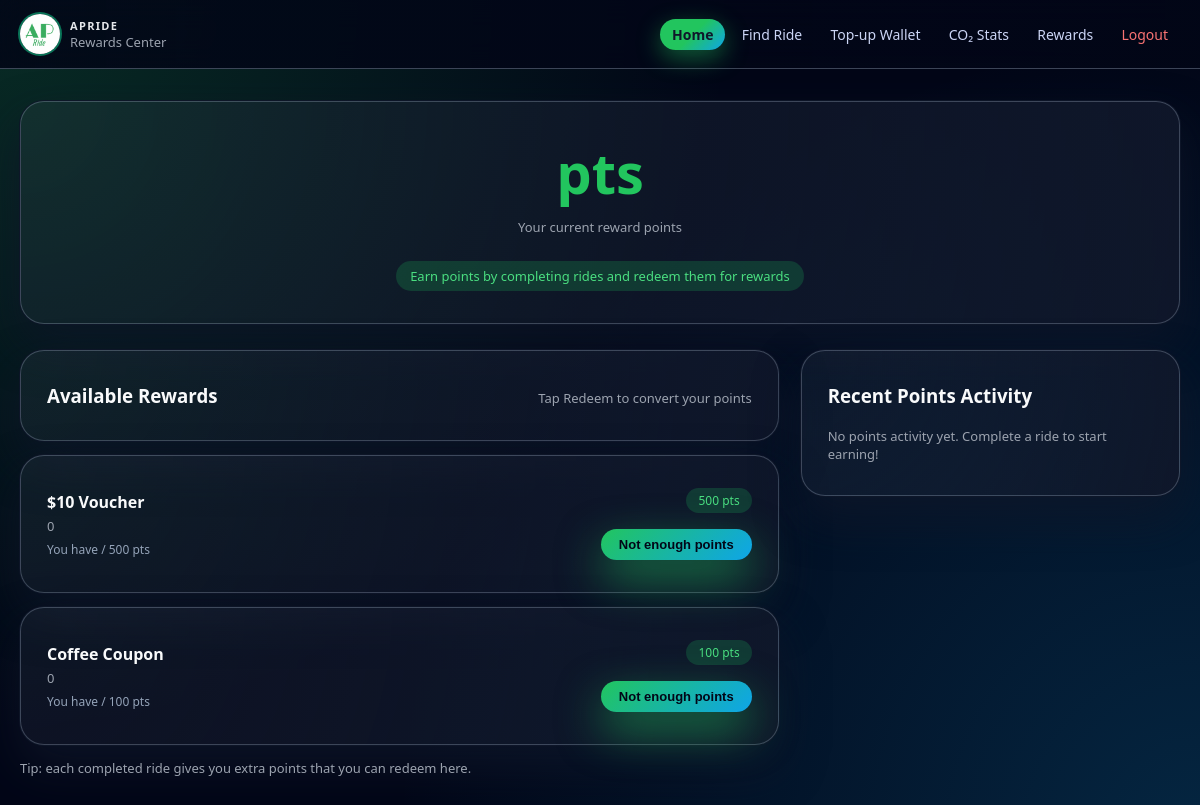
/rewards.php, run on the app's committed database.
### tables this page shows
CREATE TABLE IF NOT EXISTS `reward` (
  `reward_id` int NOT NULL AUTO_INCREMENT,
  `product_title` varchar(100) NOT NULL,
  `description` int DEFAULT NULL,
  `points_required` int NOT NULL,
  PRIMARY KEY (`reward_id`)
);

### rewards.php (the view, shortened to what this page needs)
<?php
include 'db.php';
$cust_id = $_SESSION['customer_id'];
$user = $conn->query("SELECT * FROM customer WHERE customer_id='$cust_id'")->fetch_assoc();
$rewards = $conn->query("SELECT * FROM reward");
$history = $conn->query("SELECT * FROM points WHERE customer_id='$cust_id' ORDER BY points_id DESC LIMIT 5");
?>
<!DOCTYPE html>
<html lang="en">
<head>
    <link rel="stylesheet" href="app.css">
</head>
<body>
    <header class="ap-nav">
        <div class="ap-nav-inner">
            <div class="ap-nav-left">
                <img src="logo.png" alt="Logo" class="ap-logo">
                <div>
                    <div class="ap-brand">APRide</div>
                    <div class="ap-muted">Rewards Center</div>
                </div>
            </div>
            <div class="ap-nav-links">
                <a href="customer.php" class="ap-nav-primary">Home</a>
                <a href="find_ride.php">Find Ride</a>
                <a href="topup.php">Top‑up Wallet</a>
                <a href="co2_stats.php">CO₂ Stats</a>
                <a href="rewards.php">Rewards</a>
                <a href="logout.php" style="color:#f97373;">Logout</a>
            </div>
        </div>
    </header>
    <div class="shell">
        <div class="glass-card" style="text-align:center; margin-bottom:26px;">
            <h1 style="margin:0; font-size:3.5rem; color:#22c55e;"><?php echo $user['points_balance']; ?> pts</h1>
            <p class="ap-muted" style="margin-top:8px;">Your current reward points</p>
            <div style="display:inline-block; margin-top:12px; padding:6px 14px; border-radius:999px; background:rgba(34, 197, 94, 0.2); font-size:13px; color:#4ade80;">
                Earn points by completing rides and redeem them for rewards
            </div>
        </div>
        <div style="display:grid; grid-template-columns:2fr 1fr; gap:22px;">
            <div>
                <div class="glass-card" style="margin-bottom:14px;">
                    <div style="display:flex; justify-content:space-between; align-items:baseline;">
                        <h3 style="margin:0;">Available Rewards</h3>
                        <span class="ap-muted" style="font-size:13px;">Tap Redeem to convert your points</span>
                    </div>
                </div>
                <?php while($r = $rewards->fetch_assoc()): ?>
                    <div class="glass-card" style="margin-bottom:14px; display:flex; justify-content:space-between; align-items:center; gap:14px;">
                        <div style="flex:1;">
                            <div style="font-weight:600; color:#f9fafb; margin-bottom:4px;"><?php echo $r['product_title']; ?></div>
                            <div class="ap-muted" style="font-size:13px; margin-bottom:4px;"><?php echo $r['description']; ?></div>
                            <div style="font-size:12px; color:#94a3b8; margin-top:6px;">
                                You have <?php echo $user['points_balance']; ?> / <?php echo $r['points_required']; ?> pts
                            </div>
                        </div>
                        <div style="text-align:right;">
                            <div style="display:inline-block; padding:4px 12px; border-radius:999px; background:rgba(34, 197, 94, 0.2); color:#4ade80; font-size:12px; margin-bottom:8px;">
                                <?php echo $r['points_required']; ?> pts
                            </div>
                            <form method="POST" style="margin-top:8px;">
                                <button
                                    type="submit"
                                    class="ap-button-primary"
                                    style="padding:8px 18px; font-size:13px; white-space:nowrap;"
                                    <?php if($user['points_balance'] < $r['points_required']) echo 'disabled style="opacity:0.5; cursor:not-allowed;"'; ?>
                                >
                                    <?php echo ($user['points_balance'] >= $r['points_required']) ? 'Redeem now' : 'Not enough points'; ?>
                                </button>
                            </form>
                        </div>
                    </div>
                <?php endwhile; ?>
                <p class="ap-muted" style="font-size:13px; margin-top:14px;">Tip: each completed ride gives you extra points that you can redeem here.</p>
            </div>
            <div>
                <div class="glass-card">
                    <h3 style="margin-top:0;">Recent Points Activity</h3>
                    <?php if($history->num_rows > 0): ?>
                        <?php while($h = $history->fetch_assoc()): ?>
                            <div style="border-bottom:1px solid rgba(148, 163, 184, 0.2); padding:10px 0; display:flex; justify-content:space-between;">
                                <span class="ap-muted" style="font-size:13px;">Ride #<?php echo $h['ride_id']; ?></span>
                                <span style="color:#22c55e; font-weight:600; font-size:13px;">+ <?php echo $h['points_earned']; ?> pts</span>
                            </div>
                        <?php endwhile; ?>
                    <?php else: ?>
                        <p class="ap-muted" style="font-size:13px; margin:0;">No points activity yet. Complete a ride to start earning!</p>
                    <?php endif; ?>
                </div>
            </div>
        </div>
    </div>
</body>
</html>

### app.css (style rules this page uses)
* { box-sizing: border-box; }
body { margin: 0; font-family: system-ui, -apple-system, BlinkMacSystemFont, "Segoe UI", sans-serif; color: #0f172a; background: radial-gradient(circle at top left, #22c55e33 0, transparent 50%), radial-gradient(circle at bottom right, #0ea5e933 0, transparent 55%), #020617; min-height: 100vh; }
.shell { max-width: 1200px; margin: 0 auto; padding: 32px 20px 48px; }
.ap-nav { position: sticky; top: 0; z-index: 20; backdrop-filter: blur(14px); background: linear-gradient(to right, #020617dd, #020617cc); border-bottom: 1px solid rgba(148, 163, 184, 0.4); }
.ap-nav-inner { max-width: 1200px; margin: 0 auto; padding: 14px 20px; display: flex; align-items: center; justify-content: space-between; gap: 18px; }
.ap-nav-left { display: flex; align-items: center; gap: 10px; }
.ap-logo { height: 40px; border-radius: 999px; box-shadow: 0 0 0 2px rgba(16, 185, 129, 0.6); }
.ap-brand { font-weight: 700; letter-spacing: 0.12em; text-transform: uppercase; font-size: 11px; color: #e5e7eb; }
.ap-nav-links a { color: #cbd5f5; text-decoration: none; font-size: 14px; padding: 6px 12px; border-radius: 999px; transition: background 0.15s, color 0.15s, transform 0.1s; }
.ap-nav-links a.ap-nav-primary { background: linear-gradient(135deg, #22c55e, #22c55e, #0ea5e9); color: #0f172a; font-weight: 600; box-shadow: 0 8px 25px rgba(34, 197, 94, 0.45); }
.glass-card { background: radial-gradient(circle at top left, rgba(148, 163, 184, 0.08), rgba(15, 23, 42, 0.96)); border-radius: 24px; padding: 32px 26px; border: 1px solid rgba(148, 163, 184, 0.35); box-shadow: 0 22px 45px rgba(15, 23, 42, 0.75), 0 0 0 1px rgba(15, 23, 42, 0.9); color: #e5e7eb; }
.glass-card h1, .glass-card h2, .glass-card h3 { margin-top: 0; color: #f9fafb; }
.ap-button-primary { width: 100%; border: none; border-radius: 999px; padding: 12px 18px; font-size: 15px; font-weight: 600; background: linear-gradient(135deg, #22c55e, #0ea5e9); color: #020617; cursor: pointer; box-shadow: 0 18px 45px rgba(34, 197, 94, 0.6); transition: transform 0.12s ease, box-shadow 0.12s ease, filter 0.12s; }
.ap-muted { color: #9ca3af; font-size: 13px; }

### data on the page
reward: product_title "$10 Voucher", description "0", points_required "500", shows "Not enough points"
reward: product_title "Coffee Coupon", description "0", points_required "100", shows "Not enough points"
